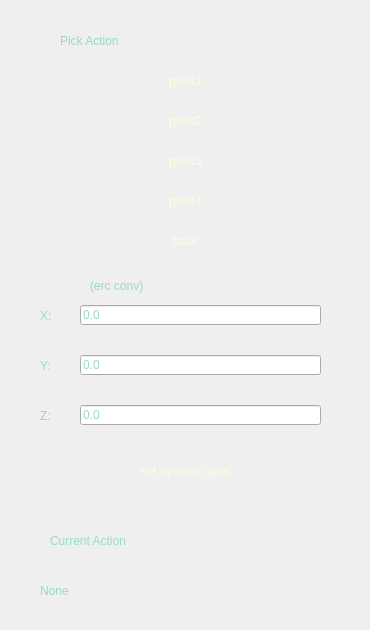
       <widget class="QWidget" name="picker">
        <attribute name="title">
         <string>picker</string>
        </attribute>
        <widget class="QFrame" name="frame_42">
         <property name="geometry">
          <rect>
           <x>10</x>
           <y>10</y>
           <width>351</width>
           <height>491</height>
          </rect>
         </property>
         <property name="styleSheet">
          <string notr="true">QFrame {
    border-radius: 20px;
    border: 0px solid rgba(114, 255, 197, 255);
    background: qlineargradient(
        x1:0, y1:0,
        x2:1, y2:1,
        stop:0 rgb(42, 56, 56),
        stop:1 rgb(23, 36, 36)
    );
}</string>
         </property>
         <property name="frameShape">
          <enum>QFrame::StyledPanel</enum>
         </property>
         <property name="frameShadow">
          <enum>QFrame::Raised</enum>
         </property>
         <widget class="QLabel" name="useless_title_2">
          <property name="geometry">
           <rect>
            <x>50</x>
            <y>10</y>
            <width>291</width>
            <height>41</height>
           </rect>
          </property>
          <property name="styleSheet">
           <string notr="true">color:rgb(150, 220, 190);
font: 75 25pt &quot;Monospace&quot;;
background-color: transparent;</string>
          </property>
          <property name="text">
           <string>Pick Action</string>
          </property>
         </widget>
         <widget class="QPushButton" name="point1">
          <property name="geometry">
           <rect>
            <x>10</x>
            <y>50</y>
            <width>331</width>
            <height>41</height>
           </rect>
          </property>
          <property name="styleSheet">
           <string notr="true">QPushButton {
    background-color: transparent;
    color: rgba(255, 251, 227, 255);
    background: qlineargradient(
        x1:0, y1:0,
        x2:1, y2:1,
        stop:0 rgb(70, 138, 110),
        stop:1 rgb(150, 220, 190)
    );
    border: 0px solid rgba(114, 255, 197, 255);
    border-radius: 10px;
    padding: 6px 12px;
    font: 75 25pt &quot;Monospace&quot;;
}

QPushButton:hover {
    background-color: rgba(247, 172, 172, 0.35);
	color: rgba(255, 251, 227, 255);
    border: 4px solid #fc9997;
}

QPushButton:pressed {
    background-color: rgba(247, 172, 172, 0.5);
	color: rgba(255, 251, 227, 255);
    border: 4px solid #fc9997;
}</string>
          </property>
          <property name="text">
           <string>point1</string>
          </property>
         </widget>
         <widget class="QPushButton" name="point2">
          <property name="geometry">
           <rect>
            <x>10</x>
            <y>90</y>
            <width>331</width>
            <height>41</height>
           </rect>
          </property>
          <property name="styleSheet">
           <string notr="true">QPushButton {
    background-color: transparent;
    color: rgba(255, 251, 227, 255);
    background: qlineargradient(
        x1:0, y1:0,
        x2:1, y2:1,
        stop:0 rgb(70, 138, 110),
        stop:1 rgb(150, 220, 190)
    );
    border: 0px solid rgba(114, 255, 197, 255);
    border-radius: 10px;
    padding: 6px 12px;
    font: 75 25pt &quot;Monospace&quot;;
}

QPushButton:hover {
    background-color: rgba(247, 172, 172, 0.35);
	color: rgba(255, 251, 227, 255);
    border: 4px solid #fc9997;
}

QPushButton:pressed {
    background-color: rgba(247, 172, 172, 0.5);
	color: rgba(255, 251, 227, 255);
    border: 4px solid #fc9997;
}</string>
          </property>
          <property name="text">
           <string>point2</string>
          </property>
         </widget>
         <widget class="QPushButton" name="point3">
          <property name="geometry">
           <rect>
            <x>10</x>
            <y>130</y>
            <width>331</width>
            <height>41</height>
           </rect>
          </property>
          <property name="styleSheet">
           <string notr="true">QPushButton {
    background-color: transparent;
    color: rgba(255, 251, 227, 255);
    background: qlineargradient(
        x1:0, y1:0,
        x2:1, y2:1,
        stop:0 rgb(70, 138, 110),
        stop:1 rgb(150, 220, 190)
    );
    border: 0px solid rgba(114, 255, 197, 255);
    border-radius: 10px;
    padding: 6px 12px;
    font: 75 25pt &quot;Monospace&quot;;
}

QPushButton:hover {
    background-color: rgba(247, 172, 172, 0.35);
	color: rgba(255, 251, 227, 255);
    border: 4px solid #fc9997;
}

QPushButton:pressed {
    background-color: rgba(247, 172, 172, 0.5);
	color: rgba(255, 251, 227, 255);
    border: 4px solid #fc9997;
}</string>
          </property>
          <property name="text">
           <string>point3</string>
          </property>
         </widget>
         <widget class="QPushButton" name="point4">
          <property name="geometry">
           <rect>
            <x>10</x>
            <y>170</y>
            <width>331</width>
            <height>41</height>
           </rect>
          </property>
          <property name="styleSheet">
           <string notr="true">QPushButton {
    background-color: transparent;
    color: rgba(255, 251, 227, 255);
    background: qlineargradient(
        x1:0, y1:0,
        x2:1, y2:1,
        stop:0 rgb(70, 138, 110),
        stop:1 rgb(150, 220, 190)
    );
    border: 0px solid rgba(114, 255, 197, 255);
    border-radius: 10px;
    padding: 6px 12px;
    font: 75 25pt &quot;Monospace&quot;;
}

QPushButton:hover {
    background-color: rgba(247, 172, 172, 0.35);
	color: rgba(255, 251, 227, 255);
    border: 4px solid #fc9997;
}

QPushButton:pressed {
    background-color: rgba(247, 172, 172, 0.5);
	color: rgba(255, 251, 227, 255);
    border: 4px solid #fc9997;
}</string>
          </property>
          <property name="text">
           <string>point4</string>
          </property>
         </widget>
         <widget class="QPushButton" name="base">
          <property name="geometry">
           <rect>
            <x>10</x>
            <y>210</y>
            <width>331</width>
            <height>41</height>
           </rect>
          </property>
          <property name="styleSheet">
           <string notr="true">QPushButton {
    background-color: transparent;
    color: rgba(255, 251, 227, 255);
    background: qlineargradient(
        x1:0, y1:0,
        x2:1, y2:1,
        stop:0 rgb(70, 138, 110),
        stop:1 rgb(150, 220, 190)
    );
    border: 0px solid rgba(114, 255, 197, 255);
    border-radius: 10px;
    padding: 6px 12px;
    font: 75 25pt &quot;Monospace&quot;;
}

QPushButton:hover {
    background-color: rgba(247, 172, 172, 0.35);
	color: rgba(255, 251, 227, 255);
    border: 4px solid #fc9997;
}

QPushButton:pressed {
    background-color: rgba(247, 172, 172, 0.5);
	color: rgba(255, 251, 227, 255);
    border: 4px solid #fc9997;
}</string>
          </property>
          <property name="text">
           <string>base</string>
          </property>
         </widget>
         <widget class="QPushButton" name="set_dynamic_goal">
          <property name="geometry">
           <rect>
            <x>10</x>
            <y>440</y>
            <width>331</width>
            <height>41</height>
           </rect>
          </property>
          <property name="styleSheet">
           <string notr="true">QPushButton {
    background-color: transparent;
    color: rgba(255, 251, 227, 255);
    background: qlineargradient(
        x1:0, y1:0,
        x2:1, y2:1,
        stop:0 rgb(70, 138, 110),
        stop:1 rgb(150, 220, 190)
    );
    border: 0px solid rgba(114, 255, 197, 255);
    border-radius: 10px;
    padding: 6px 12px;
    font: 75 25pt &quot;Monospace&quot;;
}

QPushButton:hover {
    background-color: rgba(247, 172, 172, 0.35);
	color: rgba(255, 251, 227, 255);
    border: 4px solid #fc9997;
}

QPushButton:pressed {
    background-color: rgba(247, 172, 172, 0.5);
	color: rgba(255, 251, 227, 255);
    border: 4px solid #fc9997;
}</string>
          </property>
          <property name="text">
           <string>set dynamic goal</string>
          </property>
         </widget>
         <widget class="QFrame" name="frame_52">
          <property name="geometry">
           <rect>
            <x>10</x>
            <y>280</y>
            <width>331</width>
            <height>51</height>
           </rect>
          </property>
          <property name="styleSheet">
           <string notr="true">QFrame {
    border-radius: 20px;
    border: 0px solid rgba(114, 255, 197, 255);
    background: qlineargradient(
        x1:0, y1:0,
        x2:1, y2:1,
        stop:0 rgb(42, 56, 56),
        stop:1 rgb(23, 36, 36)
    );
}</string>
          </property>
          <property name="frameShape">
           <enum>QFrame::StyledPanel</enum>
          </property>
          <property name="frameShadow">
           <enum>QFrame::Raised</enum>
          </property>
          <widget class="QLabel" name="manual_control_label_24">
           <property name="geometry">
            <rect>
             <x>20</x>
             <y>10</y>
             <width>61</width>
             <height>31</height>
            </rect>
           </property>
           <property name="styleSheet">
            <string notr="true">color:rgb(150, 220, 190);
font: 75 25pt &quot;Monospace&quot;;
background-color: transparent;</string>
           </property>
           <property name="text">
            <string>X:</string>
           </property>
          </widget>
          <widget class="QFrame" name="frame_59">
           <property name="geometry">
            <rect>
             <x>60</x>
             <y>10</y>
             <width>251</width>
             <height>31</height>
            </rect>
           </property>
           <property name="styleSheet">
            <string notr="true">QFrame {
    border-radius: 20px;
    border: 0px solid rgba(114, 255, 197, 255);
    background: qlineargradient(
        x1:0, y1:0,
        x2:1, y2:1,
        stop:0 rgb(52, 66, 66),
        stop:1 rgb(43, 56, 56)
    );
}</string>
           </property>
           <property name="frameShape">
            <enum>QFrame::StyledPanel</enum>
           </property>
           <property name="frameShadow">
            <enum>QFrame::Raised</enum>
           </property>
           <widget class="QLineEdit" name="dynamic_x">
            <property name="geometry">
             <rect>
              <x>0</x>
              <y>5</y>
              <width>241</width>
              <height>20</height>
             </rect>
            </property>
            <property name="styleSheet">
             <string notr="true">color:rgb(150, 220, 190);</string>
            </property>
            <property name="text">
             <string>0.0</string>
            </property>
           </widget>
          </widget>
         </widget>
         <widget class="QFrame" name="frame_60">
          <property name="geometry">
           <rect>
            <x>10</x>
            <y>330</y>
            <width>331</width>
            <height>51</height>
           </rect>
          </property>
          <property name="styleSheet">
           <string notr="true">QFrame {
    border-radius: 20px;
    border: 0px solid rgba(114, 255, 197, 255);
    background: qlineargradient(
        x1:0, y1:0,
        x2:1, y2:1,
        stop:0 rgb(42, 56, 56),
        stop:1 rgb(23, 36, 36)
    );
}</string>
          </property>
          <property name="frameShape">
           <enum>QFrame::StyledPanel</enum>
          </property>
          <property name="frameShadow">
           <enum>QFrame::Raised</enum>
          </property>
          <widget class="QLabel" name="manual_control_label_26">
           <property name="geometry">
            <rect>
             <x>20</x>
             <y>10</y>
             <width>61</width>
             <height>31</height>
            </rect>
           </property>
           <property name="styleSheet">
            <string notr="true">color:rgb(150, 220, 190);
font: 75 25pt &quot;Monospace&quot;;
background-color: transparent;</string>
           </property>
           <property name="text">
            <string>Y:</string>
           </property>
          </widget>
          <widget class="QFrame" name="frame_61">
           <property name="geometry">
            <rect>
             <x>60</x>
             <y>10</y>
             <width>251</width>
             <height>31</height>
            </rect>
           </property>
           <property name="styleSheet">
            <string notr="true">QFrame {
    border-radius: 20px;
    border: 0px solid rgba(114, 255, 197, 255);
    background: qlineargradient(
        x1:0, y1:0,
        x2:1, y2:1,
        stop:0 rgb(52, 66, 66),
        stop:1 rgb(43, 56, 56)
    );
}</string>
           </property>
           <property name="frameShape">
            <enum>QFrame::StyledPanel</enum>
           </property>
           <property name="frameShadow">
            <enum>QFrame::Raised</enum>
           </property>
           <widget class="QLineEdit" name="dynamic_y">
            <property name="geometry">
             <rect>
              <x>0</x>
              <y>5</y>
              <width>241</width>
              <height>20</height>
             </rect>
            </property>
            <property name="styleSheet">
             <string notr="true">color:rgb(150, 220, 190);</string>
            </property>
            <property name="text">
             <string>0.0</string>
            </property>
           </widget>
          </widget>
         </widget>
         <widget class="QFrame" name="frame_62">
          <property name="geometry">
           <rect>
            <x>10</x>
            <y>380</y>
            <width>331</width>
            <height>51</height>
           </rect>
          </property>
          <property name="styleSheet">
           <string notr="true">QFrame {
    border-radius: 20px;
    border: 0px solid rgba(114, 255, 197, 255);
    background: qlineargradient(
        x1:0, y1:0,
        x2:1, y2:1,
        stop:0 rgb(42, 56, 56),
        stop:1 rgb(23, 36, 36)
    );
}</string>
          </property>
          <property name="frameShape">
           <enum>QFrame::StyledPanel</enum>
          </property>
          <property name="frameShadow">
           <enum>QFrame::Raised</enum>
          </property>
          <widget class="QLabel" name="manual_control_label_28">
           <property name="geometry">
            <rect>
             <x>20</x>
             <y>10</y>
             <width>61</width>
             <height>31</height>
            </rect>
           </property>
           <property name="styleSheet">
            <string notr="true">color:rgb(150, 220, 190);
font: 75 25pt &quot;Monospace&quot;;
background-color: transparent;</string>
           </property>
           <property name="text">
            <string>Z:</string>
           </property>
          </widget>
          <widget class="QFrame" name="frame_64">
           <property name="geometry">
            <rect>
             <x>60</x>
             <y>10</y>
             <width>251</width>
             <height>31</height>
            </rect>
           </property>
           <property name="styleSheet">
            <string notr="true">QFrame {
    border-radius: 20px;
    border: 0px solid rgba(114, 255, 197, 255);
    background: qlineargradient(
        x1:0, y1:0,
        x2:1, y2:1,
        stop:0 rgb(52, 66, 66),
        stop:1 rgb(43, 56, 56)
    );
}</string>
           </property>
           <property name="frameShape">
            <enum>QFrame::StyledPanel</enum>
           </property>
           <property name="frameShadow">
            <enum>QFrame::Raised</enum>
           </property>
           <widget class="QLineEdit" name="dynamic_z">
            <property name="geometry">
             <rect>
              <x>0</x>
              <y>5</y>
              <width>241</width>
              <height>20</height>
             </rect>
            </property>
            <property name="styleSheet">
             <string notr="true">color:rgb(150, 220, 190);</string>
            </property>
            <property name="text">
             <string>0.0</string>
            </property>
           </widget>
          </widget>
         </widget>
         <widget class="QLabel" name="manual_control_label_29">
          <property name="geometry">
           <rect>
            <x>80</x>
            <y>260</y>
            <width>211</width>
            <height>31</height>
           </rect>
          </property>
          <property name="styleSheet">
           <string notr="true">color:rgb(150, 220, 190);
font: 75 25pt &quot;Monospace&quot;;
background-color: transparent;</string>
          </property>
          <property name="text">
           <string>(erc conv)</string>
          </property>
         </widget>
        </widget>
        <widget class="QFrame" name="frame_44">
         <property name="geometry">
          <rect>
           <x>10</x>
           <y>510</y>
           <width>351</width>
           <height>111</height>
          </rect>
         </property>
         <property name="styleSheet">
          <string notr="true">QFrame {
    border-radius: 20px;
    border: 0px solid rgba(114, 255, 197, 255);
    background: qlineargradient(
        x1:0, y1:0,
        x2:1, y2:1,
        stop:0 rgb(42, 56, 56),
        stop:1 rgb(23, 36, 36)
    );
}</string>
         </property>
         <property name="frameShape">
          <enum>QFrame::StyledPanel</enum>
         </property>
         <property name="frameShadow">
          <enum>QFrame::Raised</enum>
         </property>
         <widget class="QLabel" name="useless_title_3">
          <property name="geometry">
           <rect>
            <x>40</x>
            <y>10</y>
            <width>291</width>
            <height>41</height>
           </rect>
          </property>
          <property name="styleSheet">
           <string notr="true">color:rgb(150, 220, 190);
font: 75 25pt &quot;Monospace&quot;;
background-color: transparent;</string>
          </property>
          <property name="text">
           <string>Current Action</string>
          </property>
         </widget>
         <widget class="QFrame" name="frame_45">
          <property name="geometry">
           <rect>
            <x>20</x>
            <y>60</y>
            <width>321</width>
            <height>41</height>
           </rect>
          </property>
          <property name="styleSheet">
           <string notr="true">QFrame {
    border-radius: 20px;
    border: 0px solid rgba(114, 255, 197, 255);
    background: qlineargradient(
        x1:0, y1:0,
        x2:1, y2:1,
        stop:0 rgb(52, 66, 66),
        stop:1 rgb(43, 56, 56)
    );
}</string>
          </property>
          <property name="frameShape">
           <enum>QFrame::StyledPanel</enum>
          </property>
          <property name="frameShadow">
           <enum>QFrame::Raised</enum>
          </property>
          <widget class="QLabel" name="current_action_label_2">
           <property name="geometry">
            <rect>
             <x>10</x>
             <y>0</y>
             <width>251</width>
             <height>41</height>
            </rect>
           </property>
           <property name="styleSheet">
            <string notr="true">color:rgb(150, 220, 190);
font: 75 25pt &quot;Monospace&quot;;
background-color: transparent;</string>
           </property>
           <property name="text">
            <string>None</string>
           </property>
          </widget>
         </widget>
        </widget>
       </widget>
